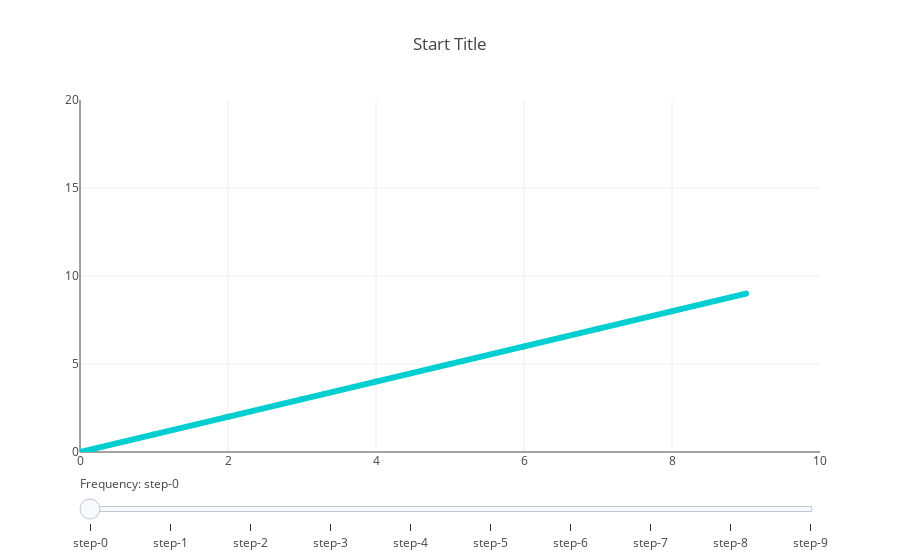

The notebook cell saved with this chart:
### Markdown cell above
# visible / invisible

### Code cell
data = [
    dict(
        visible = False,
        line=dict(color='#00CED1', width=6),
        x = np.arange(0,10,1),
        y = np.arange(0,10,1) + step,
        name = "step {}".format(step)
    ) for step in range(0,10,1)
]
data[0]['visible'] = True

steps = []
for i in range(len(data)):
    step = dict(
        method = 'restyle',  
        args = ['visible', [False] * len(data)],
    )
    step['args'][1][i] = True
    steps.append(step)

sliders = [
    dict(
        active = len(data),
        currentvalue = {"prefix": "Frequency: "},
        steps = steps
    )
]

layout = dict(
    sliders=sliders,
    xaxis={'range': [0, 10], 'autorange': False},
    yaxis={'range': [0, 20], 'autorange': False},
    title='Start Title'
)

fig = dict(data=data, layout=layout)

iplot(fig)

### Figure 1 — Plotly figure (JSON) as saved in the notebook; plotly's stock layout.template omitted (floating-point values rounded to 4 significant figures)
{"data": [{"line": {"color": "#00CED1", "width": 6}, "name": "step 0", "type": "scatter", "uid": "363ebb7f-d84b-4801-bf2a-3538bdbae1ae", "visible": true, "x": [0, 1, 2, 3, 4, 5, 6, 7, 8, 9], "y": [0, 1, 2, 3, 4, 5, 6, 7, 8, 9]}, {"line": {"color": "#00CED1", "width": 6}, "name": "step 1", "type": "scatter", "uid": "77437c0f-33d9-4420-8e07-6dc81317b82d", "visible": false, "x": [0, 1, 2, 3, 4, 5, 6, 7, 8, 9], "y": [1, 2, 3, 4, 5, 6, 7, 8, 9, 10]}, {"line": {"color": "#00CED1", "width": 6}, "name": "step 2", "type": "scatter", "uid": "ff6f8f42-6e20-4d9b-a4f1-0b56737cd0f4", "visible": false, "x": [0, 1, 2, 3, 4, 5, 6, 7, 8, 9], "y": [2, 3, 4, 5, 6, 7, 8, 9, 10, 11]}, {"line": {"color": "#00CED1", "width": 6}, "name": "step 3", "type": "scatter", "uid": "c201de3f-c305-4254-8814-7d81e7d2a084", "visible": false, "x": [0, 1, 2, 3, 4, 5, 6, 7, 8, 9], "y": [3, 4, 5, 6, 7, 8, 9, 10, 11, 12]}, {"line": {"color": "#00CED1", "width": 6}, "name": "step 4", "type": "scatter", "uid": "6154086a-ad48-4952-bd07-6a8337cc0c70", "visible": false, "x": [0, 1, 2, 3, 4, 5, 6, 7, 8, 9], "y": [4, 5, 6, 7, 8, 9, 10, 11, 12, 13]}, {"line": {"color": "#00CED1", "width": 6}, "name": "step 5", "type": "scatter", "uid": "d6a2a7c4-70b0-4749-9671-55b44dd0bcd1", "visible": false, "x": [0, 1, 2, 3, 4, 5, 6, 7, 8, 9], "y": [5, 6, 7, 8, 9, 10, 11, 12, 13, 14]}, {"line": {"color": "#00CED1", "width": 6}, "name": "step 6", "type": "scatter", "uid": "b1aec721-96ce-4a2f-87f3-105ad234a439", "visible": false, "x": [0, 1, 2, 3, 4, 5, 6, 7, 8, 9], "y": [6, 7, 8, 9, 10, 11, 12, 13, 14, 15]}, {"line": {"color": "#00CED1", "width": 6}, "name": "step 7", "type": "scatter", "uid": "b4df6eb9-3056-4f48-9a60-8cb37ff94c8b", "visible": false, "x": [0, 1, 2, 3, 4, 5, 6, 7, 8, 9], "y": [7, 8, 9, 10, 11, 12, 13, 14, 15, 16]}, {"line": {"color": "#00CED1", "width": 6}, "name": "step 8", "type": "scatter", "uid": "c8583266-5ef7-4448-981d-959c5a9e630c", "visible": false, "x": [0, 1, 2, 3, 4, 5, 6, 7, 8, 9], "y": [8, 9, 10, 11, 12, 13, 14, 15, 16, 17]}, {"line": {"color": "#00CED1", "width": 6}, "name": "step 9", "type": "scatter", "uid": "7812229c-af31-4962-a7ee-746d73e95efc", "visible": false, "x": [0, 1, 2, 3, 4, 5, 6, 7, 8, 9], "y": [9, 10, 11, 12, 13, 14, 15, 16, 17, 18]}], "layout": {"sliders": [{"active": 10, "currentvalue": {"prefix": "Frequency: "}, "steps": [{"args": ["visible", [true, false, false, false, false, false, false, false, false, false]], "method": "restyle"}, {"args": ["visible", [false, true, false, false, false, false, false, false, false, false]], "method": "restyle"}, {"args": ["visible", [false, false, true, false, false, false, false, false, false, false]], "method": "restyle"}, {"args": ["visible", [false, false, false, true, false, false, false, false, false, false]], "method": "restyle"}, {"args": ["visible", [false, false, false, false, true, false, false, false, false, false]], "method": "restyle"}, {"args": ["visible", [false, false, false, false, false, true, false, false, false, false]], "method": "restyle"}, {"args": ["visible", [false, false, false, false, false, false, true, false, false, false]], "method": "restyle"}, {"args": ["visible", [false, false, false, false, false, false, false, true, false, false]], "method": "restyle"}, {"args": ["visible", [false, false, false, false, false, false, false, false, true, false]], "method": "restyle"}, {"args": ["visible", [false, false, false, false, false, false, false, false, false, true]], "method": "restyle"}]}], "title": "Start Title", "xaxis": {"autorange": false, "range": [0, 10]}, "yaxis": {"autorange": false, "range": [0, 20]}}}
